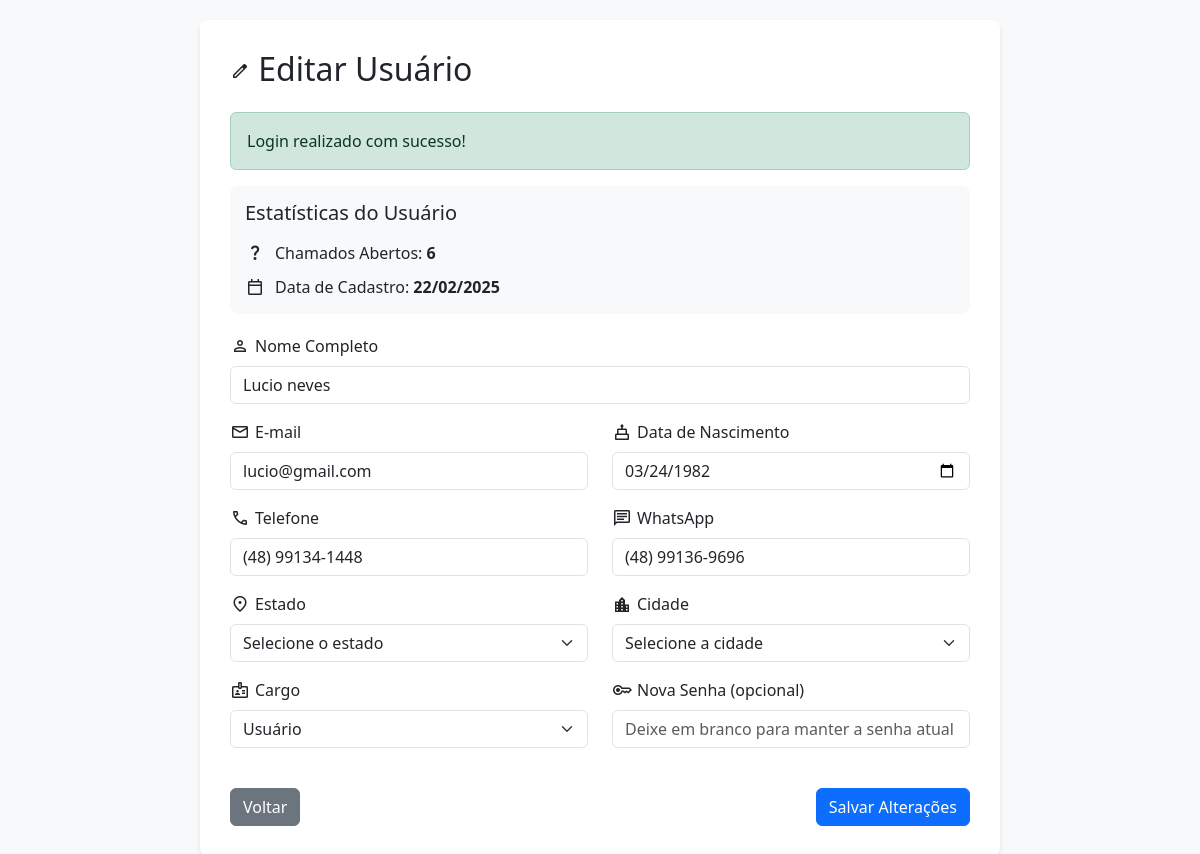
Page /editar_usuario.php?id=5 (signed in) on the committed database.
### tables this page shows
CREATE TABLE `usuarios` (
  `id_usuario` int NOT NULL,
  `nome` varchar(100) NOT NULL,
  `email` varchar(100) NOT NULL,
  `senha` varchar(255) NOT NULL,
  `cargo` enum('Administrador','Técnico','Usuário') NOT NULL,
  `telefone` varchar(20) DEFAULT NULL,
  `whatsapp` varchar(20) DEFAULT NULL,
  `cidade` varchar(100) DEFAULT NULL,
  `estado` char(2) DEFAULT NULL,
  `data_nascimento` date DEFAULT NULL,
  `data_cadastro` timestamp NULL DEFAULT CURRENT_TIMESTAMP,
  `data_atualizacao` timestamp NULL DEFAULT CURRENT_TIMESTAMP ON UPDATE CURRENT_TIMESTAMP
);

### editar_usuario.php (the view, shortened to what this page needs)
<?php
require_once 'db_connection.php';
if (isset($_GET['id'])) {
    $id = $_GET['id'];
    $stmt = mysqli_prepare($conn, "
        SELECT u.*,
               (SELECT COUNT(*) FROM chamados WHERE id_usuario = u.id_usuario) as total_chamados,
               (SELECT COUNT(*) FROM chamados WHERE id_tecnico = u.id_usuario) as total_atendimentos
        FROM usuarios u
        WHERE id_usuario = ?
    ");
    mysqli_stmt_bind_param($stmt, "i", $id);
    mysqli_stmt_execute($stmt);
    $result = mysqli_stmt_get_result($stmt);
    $usuario = mysqli_fetch_assoc($result);
} else {
    header('Location: admin_usuarios.php');
    exit();
}
?>
<!DOCTYPE html>
<html lang="pt-BR">
<head>
    <link href="https://cdn.jsdelivr.net/npm/bootstrap@5.3.0/dist/css/bootstrap.min.css" rel="stylesheet">
</head>
<body>
    <div class="container">
        <h2 class="mb-4">
            <span class="material-symbols-outlined">edit</span>
            Editar Usuário
        </h2>
        <?php if (isset($_SESSION['success_message'])): ?>
            <div class="alert alert-success">
                <?= $_SESSION['success_message'] ?>
            </div>
        <?php endif; ?>
        <div class="user-stats">
            <h5 class="mb-3">Estatísticas do Usuário</h5>
            <div class="stats-item">
                <span class="material-symbols-outlined">question_mark</span>
                <div>Chamados Abertos: <strong><?= $usuario['total_chamados'] ?></strong></div>
            </div>
            <div class="stats-item">
                <span class="material-symbols-outlined">calendar_today</span>
                <div>Data de Cadastro: <strong><?= date('d/m/Y', strtotime($usuario['data_cadastro'])) ?></strong></div>
            </div>
        </div>
        <form action="editar_usuario.php" method="POST" class="needs-validation" novalidate>
            <div class="row">
                <div class="col-md-12 mb-3">
                    <label for="nome" class="form-label">
                        <span class="material-symbols-outlined">person</span>
                        Nome Completo
                    </label>
                    <input type="text" class="form-control" id="nome" name="nome" value="<?= htmlspecialchars($usuario['nome']) ?>" required>
                </div>
            </div>
            <div class="row">
                <div class="col-md-6 mb-3">
                    <label for="email" class="form-label">
                        <span class="material-symbols-outlined">email</span>
                        E-mail
                    </label>
                    <input type="email" class="form-control" id="email" name="email" value="<?= htmlspecialchars($usuario['email']) ?>" required>
                </div>
                <div class="col-md-6 mb-3">
                    <label for="data_nascimento" class="form-label">
                        <span class="material-symbols-outlined">cake</span>
                        Data de Nascimento
                    </label>
                    <input type="date" class="form-control" id="data_nascimento" name="data_nascimento"
                           value="<?= $usuario['data_nascimento'] ?>" required>
                </div>
            </div>
            <div class="row">
                <div class="col-md-6 mb-3">
                    <label for="telefone" class="form-label">
                        <span class="material-symbols-outlined">phone</span>
                        Telefone
                    </label>
                    <input type="text" class="form-control" id="telefone" name="telefone"
                           value="<?= htmlspecialchars($usuario['telefone']) ?>">
                </div>
                <div class="col-md-6 mb-3">
                    <label for="whatsapp" class="form-label">
                        <span class="material-symbols-outlined">chat</span>
                        WhatsApp
                    </label>
                    <input type="text" class="form-control" id="whatsapp" name="whatsapp"
                           value="<?= htmlspecialchars($usuario['whatsapp']) ?>">
                </div>
            </div>
            <div class="row">
                <div class="col-md-6 mb-3">
                    <label for="estado" class="form-label">
                        <span class="material-symbols-outlined">location_on</span>
                        Estado
                    </label>
                    <select class="form-select" id="estado" name="estado" required>
                        <option value="">Selecione o estado</option>
                    </select>
                </div>
                <div class="col-md-6 mb-3">
                    <label for="cidade" class="form-label">
                        <span class="material-symbols-outlined">location_city</span>
                        Cidade
                    </label>
                    <select class="form-select" id="cidade" name="cidade" required>
                        <option value="">Selecione a cidade</option>
                    </select>
                </div>
            </div>
            <div class="row">
                <div class="col-md-6 mb-3">
                    <label for="cargo" class="form-label">
                        <span class="material-symbols-outlined">badge</span>
                        Cargo
                    </label>
                    <select class="form-select" id="cargo" name="cargo" required>
                        <option value="Usuário" <?= $usuario['cargo'] === 'Usuário' ? 'selected' : '' ?>>Usuário</option>
                    </select>
                </div>
                <div class="col-md-6 mb-3">
                    <label for="nova_senha" class="form-label">
                        <span class="material-symbols-outlined">key</span>
                        Nova Senha (opcional)
                    </label>
                    <input type="password" class="form-control" id="nova_senha" name="nova_senha"
                           minlength="6" placeholder="Deixe em branco para manter a senha atual">
                </div>
            </div>
            <div class="d-flex justify-content-between mt-4">
                <a href="admin_usuarios.php" class="btn btn-secondary">Voltar</a>
                <button type="submit" class="btn btn-primary">Salvar Alterações</button>
            </div>
        </form>
    </div>
</body>
</html>

### editar_usuario.php (style rules this page uses)
body { background-color: #f8f9fa; padding: 20px; }
.container { max-width: 800px; margin: 0 auto; background: white; padding: 30px; border-radius: 8px; box-shadow: 0 2px 4px rgba(0,0,0,0.1); }
.form-label { font-weight: 500; display: flex; align-items: center; gap: 5px; }
.material-symbols-outlined { font-size: 20px; }
.user-stats { background-color: #f8f9fa; padding: 15px; border-radius: 8px; margin-bottom: 20px; }
.stats-item { display: flex; align-items: center; gap: 10px; margin-bottom: 10px; }
.stats-item:last-child { margin-bottom: 0; }

### rows in the picture
usuarios: data_cadastro "22/02/2025", nome "Lucio neves", email "lucio@gmail.com", data_nascimento "03/24/1982", telefone "(48) 99134-1448", whatsapp "(48) 99136-9696", cargo "Usuário"

### other values in the picture
$_SESSION['success_message'] "Login realizado com sucesso!"
$usuario['total_chamados'] "6"
